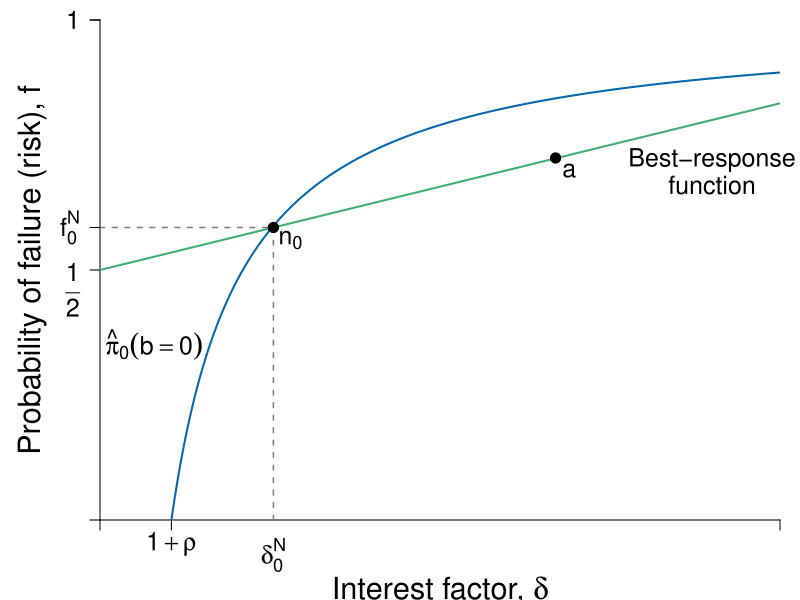

Generate this figure with R:
#' Graph Designer: Scott Cohn
#' Authors: Bowles and Halliday
#' Title: Coordination, Conflict and Competition: A Text in Microeconomics

library(shape)
pdf(file = "credit/credit_profit_brf_initial_new.pdf", width = 8, height = 6)

#Set parameters for graphics
pointsize <- 1.8
axislabelsize <- 1.8
labelsize <- 1.5
namesize <- 1.8
annotatesize <- 1.5
graphlinewidth <- 2
segmentlinewidth <- 1.5

COL <- c("#7fc97f", "#beaed4", "#fdc086", "#ffff99", "#386cb0", "#f0027f", "#bf5b17", "#666666")
COLA <- c("#e0f3db", "#99d8c9","#66c2a4","#41ae76", "#238b45", "#005824")
COLB <- c("#c6dbef", "#4eb3d3", "#2b8cbe", "#0868ac","#084081")
COLC <- c("#fcfbfd", "#efedf5", "#dadaeb", "#bcbddc", "#9e9ac8", "#807dba", "#6a51a3", "#54278f", "#3f007d")
grays <- gray.colors(25, start = 1, end = 0, alpha = 1)

#Edited the margins to cater for the larger LHS labels
par(mar =  c(4, 5, 1, 1))

brfFn <- function(delta, q = 15, k = 0) {
  .5 + (delta / (2 * q)) * (1 - k)
}


PCFn <- function(delta, q = 1) {
  delta/q
}

isoprofitFn <- function(delta, rho = 0.05, b = 0.5) {
  1 - ((1 + rho)/(1 - b))*(1/delta)
}

yFn <- function(d1, f1, q = 1){
  q*f1*(1 - f1) - d1*(1 - f1)
}

ylow <- function(delta, q = 1, ybar = 0.0625){
  (-sqrt(delta^2 - 2*delta*q + q^2 - 4*q*ybar) + delta + q)/(2*q)
}

yhigh <- function(delta, q = 1, ybar = 0.0625){
  (sqrt(delta^2 - 2*delta*q + q^2 - 4*q*ybar) + delta + q)/(2*q)
}

xlims <- c(0, 10)
ylims <- c(0, 1)

npts <- 501 
d1 <- seq(xlims[1], xlims[2], length.out = npts)
f1 <- seq(ylims[1], ylims[2], length.out = npts) 
deltalevel <- c(2.5, 4.75)

plot(0, 0, xlim = xlims, ylim = ylims, type = "n",
     xlab = expression(paste("")),
     ylab = expression(paste("")), 
     xaxt = "n", 
     yaxt = "n", 
     cex.lab = axislabelsize, 
     bty = "n",
     xaxs = "i", 
     yaxs = "i"
)


# ticksy <- c(ylims[1], 0.5, ylims[2] - 0.1)
# ylabels <- c(NA, expression(paste(f == frac(1,2))), 1)
ticksy <- c(ylims[1], 0.5, 0.585, 1, ylims[2])
ylabels <- c(NA, NA,  expression(paste(f[0]^N)), 1, NA)
#ticksx <- c(xlims[1], (1 + 0.1)/(1 - 0), (1 + 0.1)/(1 - 0.5), xlims[2])
ticksx <- c(xlims[1], 1.05, xlims[2])
xlabels <- c(NA, expression(paste(1 + rho)), NA)

#text((1 + 0.1)/(1 - 0.3), - 0.09, expression(paste(1 + rho)), xpd = TRUE, cex = labelsize) 

#text((1 + 0.1)/(1 - 0.5), - 0.09, expression(paste(frac(1 + rho, 1 - b))), xpd = TRUE, cex = labelsize) 
text(-0.4, 0.46, expression(paste(frac(1,2))), xpd = TRUE, cex = labelsize) 

text(2.55, -.07, c(expression(paste(delta[0]^N))), xpd = TRUE, cex = labelsize)  

npts <- 503 
xx1 <- seq(xlims[1], xlims[2], length.out = npts)


# Polygon
# COLD <- c("#deebf7", "#9ecae1")
# xpoly <- seq(from = (1 + 0.1)/(1 - 0), to = xlims[2], length.out = 500)
# ypoly <- isoprofitFn(xpoly, b = 0)
# polygon(x = xpoly, y = ypoly, col = COLD[1], density = NULL, border = NA)
# 
# xpoly1 <- c((1 + 0.1)/(1 - 0), xlims[2], xlims[2])
# ypoly1 <- c(0, 0, isoprofitFn(xlims[2], b = 0))
# polygon(x = xpoly1, y = ypoly1, col = COLD[1], density = NULL, border = NA)
# 
# xpoly2 <- seq(from = (1 + 0.1)/(1 - 0.5), to = xlims[2], length.out = 500)
# ypoly2 <- isoprofitFn(xpoly2, b = 0.5)
# polygon(x = xpoly2, y = ypoly2, col = COLD[2], density = NULL, border = NA)
# 
# xpoly3 <- c((1 + 0.1)/(1 - 0.5), xlims[2], xlims[2])
# ypoly3 <- c(0, 0, isoprofitFn(xlims[2], b = 0.5))
# polygon(x = xpoly3, y = ypoly3, col = COLD[2], density = NULL, border = NA)

#segments(0.25, 0, xlims[2], isoprofitFn(xlims[2], b = 0.5), col = COLD[2])

axis(1, at = ticksx, pos = 0, labels = xlabels, cex.axis = labelsize)
axis(2, at = ticksy, pos = 0, labels = ylabels, las = 1, cex.axis = labelsize)



#Draw the graphs
# lines(xx1, brfFn(xx1, k = 0.28), col = COLA[4], lwd = graphlinewidth)
lines(xx1, brfFn(xx1, k = 0), col = COLA[4], lwd = graphlinewidth)
# lines(xx1, brfFn(xx1, k = 0.75), col = COLA[4], lwd = graphlinewidth)
lines(xx1, isoprofitFn(xx1, b = 0), col = COLB[4], lwd = graphlinewidth)
#lines(xx1, isoprofitFn(xx1, b = 0), col = COLB[4], lwd = graphlinewidth)
#lines(xx1, isoprofitFn(xx1, pi = 0.5), col = COLB[4], lwd = graphlinewidth)


#Axis labels
#mtext(expression(paste("Interest factor, ", delta)), side = 1, line = 3.3, cex = axislabelsize)
text(0.5*(xlims[2]), - 0.14 , expression(paste("Interest factor, ", delta)), xpd = TRUE, cex = axislabelsize) 
text(-1, 0.5*(ylims[2]), expression(paste("Probability of failure (risk), ", f)), xpd = TRUE, cex = axislabelsize, srt = 90) 

#segments(0.39, -1, 0.39, brfFn(0.39, k = 0.75), lty = 2, col = grays[20] , lwd = segmentlinewidth)
#segments(0, brfFn(deltalevel[1], k = 0), deltalevel[1], brfFn(deltalevel[1], k = 0), lty = 2, col = grays[20] , lwd = segmentlinewidth)
#segments(deltalevel[1], 0, deltalevel[1], brfFn(deltalevel[1], k = 0), lty = 2, col = grays[20] , lwd = segmentlinewidth)
#segments(deltalevel[2], 0, deltalevel[2], brfFn(deltalevel[2], k = 0), lty = 2, col = grays[20] , lwd = segmentlinewidth)
#segments(0, brfFn(deltalevel[2], k = 0), deltalevel[2], brfFn(deltalevel[2], k = 0), lty = 2, col = grays[20] , lwd = segmentlinewidth)

# points(deltalevel[1], brfFn(deltalevel[1], k = 0), pch = 16, col = "black", cex = 1.5)
# text(deltalevel[1]+0.25, brfFn(deltalevel[1], k = 0) - 0.03, expression(paste(n[0])), cex = labelsize)

#points(deltalevel[2], brfFn(deltalevel[2], k = 0), pch = 16, col = "black", cex = 1.5)
#text(deltalevel[2] +0.25, brfFn(deltalevel[2], k = 0) - 0.03, expression(paste(n[1])), cex = labelsize)


segments(2.55, 0, 2.55, 0.585, lty = 2, col = grays[20] , lwd = segmentlinewidth)
segments(0, 0.585, 2.55, 0.585, lty = 2, col = grays[20] , lwd = segmentlinewidth)

points(2.55, 0.585, pch = 16, col = "black", cex = 1.5)
text(2.8, 0.56, expression(paste(n[0])), cex = labelsize)

# adding point a
points(6.7, 0.724, k = 0, pch = 16, col = "black", cex = 1.5)
text(6.7+0.2, 0.724 - 0.025, expression(paste(a)), cex = labelsize)




#text(0.39 + 0.025, brfFn(0.39, k = 0.75) - 0.03, expression(paste(b)), cex = labelsize)

#segments(1, -1, 1, brfFn(delta = 1, k = 0.5), lty = 2, col = grays[20] , lwd = segmentlinewidth)
#points(1, brfFn(1, k = 0.5), pch = 16, col = "black", cex = 1.5)
# text(1, brfFn(1, k = 0.5) + 0.04, expression(paste(n)), cex = labelsize)

#segments(.59, -1, 0.59, brfFn(delta = 0.59, k = 0.75), lty = 2, col = grays[20] , lwd = segmentlinewidth)
#points(0.59, brfFn(0.59, k = 0.75), pch = 16, col = "black", cex = 1.5)
#text(0.59 + 0.025, brfFn(0.59, k = 0.75) - 0.03, expression(paste(a)), cex = labelsize)

#segments(.7, -1, 0.7, brfFn(delta = 0.7, k = 0.28), lty = 2, col = grays[20] , lwd = segmentlinewidth)
#points(0.7, brfFn(0.7, k = 0.28), pch = 16, col = "black", cex = 1.5)

# ZPC
# text(1.35, 0.925, expression(paste(hat(pi)[0]^{t==0} == 1 + rho[0])), cex = labelsize, xpd = TRUE)
# text(1.35, 0.75, expression(paste(hat(pi)[0]^{t==1} == 1 + rho[1])), cex = labelsize, xpd = TRUE)

#text(0.95, 0.4, expression(paste(hat(pi)[0]({b==0}) )), cex = labelsize, xpd = TRUE)
text(0.8, 0.35, expression(paste(hat(pi)[0]({b==0}) )), cex = labelsize, xpd = TRUE)


# text(1.1, 1.08, expression(paste("BRF of previously excluded")), cex = labelsize, xpd = TRUE)
# text(1.1, 1.02, expression(paste("now marginal borrower")), cex = labelsize, xpd = TRUE)
# Arrows(1.1, 0.98, 1.1, 0.92, col = "black", lty = 1, lwd = 2, arr.type = "triangle", arr.lwd = 0.5)
# 
# text(1.1, 0.5, expression(paste("BRF of")), cex = labelsize)
# text(1.1, 0.44, expression(paste("wealthy borrower")), cex = labelsize)
# Arrows(1.1, 0.53, 1.1, 0.6, col = "black", lty = 1, lwd = 2, arr.type = "triangle", arr.lwd = 0.5)
# 
# 
# text(0.6, 0.91, expression(paste("BRF of previously")), cex = labelsize)
# text(0.6, 0.85, expression(paste("marginal borrower")), cex = labelsize)
# Arrows(0.6, 0.82, 0.6, 0.68, col = "black", lty = 1, lwd = 2, arr.type = "triangle", arr.lwd = 0.5)

#text(0.49, 0.15, expression(paste("Policy")), cex = labelsize)
#text(0.49, 0.09, expression(paste("Change")), cex = labelsize)

# text(4.7, 0.7, expression(paste("Barriers")), cex = labelsize)
# text(4.7, 0.65, expression(paste("decrease")), cex = labelsize)
# text(4.6, 0.7, expression(paste("Barriers")), cex = labelsize)
# text(4.6, 0.65, expression(paste("increase")), cex = labelsize)

#Arrows(5.5, 0.62, 3.2, 0.62, col = "black", code = 1, lty = 1, lwd = 2, arr.type = "triangle", arr.lwd = 0.5)


#Labels for lenders entering and leaving
# text(2, 0.91, expression(paste("Lenders")), cex = labelsize)
# text(2, 0.85, expression(paste("leaving")), cex = labelsize)
# 
# text(8, 0.36, expression(paste("Lenders")), cex = labelsize)
# text(8, 0.3, expression(paste("entering")), cex = labelsize)

text(9, 0.72, expression(paste("Best-response")), cex = labelsize, xpd = TRUE)
text(9, 0.67, expression(paste("function")), cex = labelsize, xpd = TRUE)
#text(9, 0.5, expression(paste(f == frac(1, 2) + frac(delta, 2*q))), cex = labelsize)


#text(8.5, 0.93, expression(paste("Credit market") ), cex = labelsize, xpd = TRUE)
#text(1.3, 0.33, expression(paste("Competition") ), cex = labelsize, xpd = TRUE)
#text(1.3, 0.28, expression(paste("condition") ), cex = labelsize, xpd = TRUE)
#text(1.3, 0.23, expression(paste(b > 0) ), cex = labelsize, xpd = TRUE)

# text(0.225, 0.45, expression(paste("Competition")), cex = labelsize)
# text(0.225, 0.39, expression(paste("condition")), cex = labelsize)
# text(0.225, 0.34, expression(paste(b > 0)), cex = labelsize)


dev.off()
